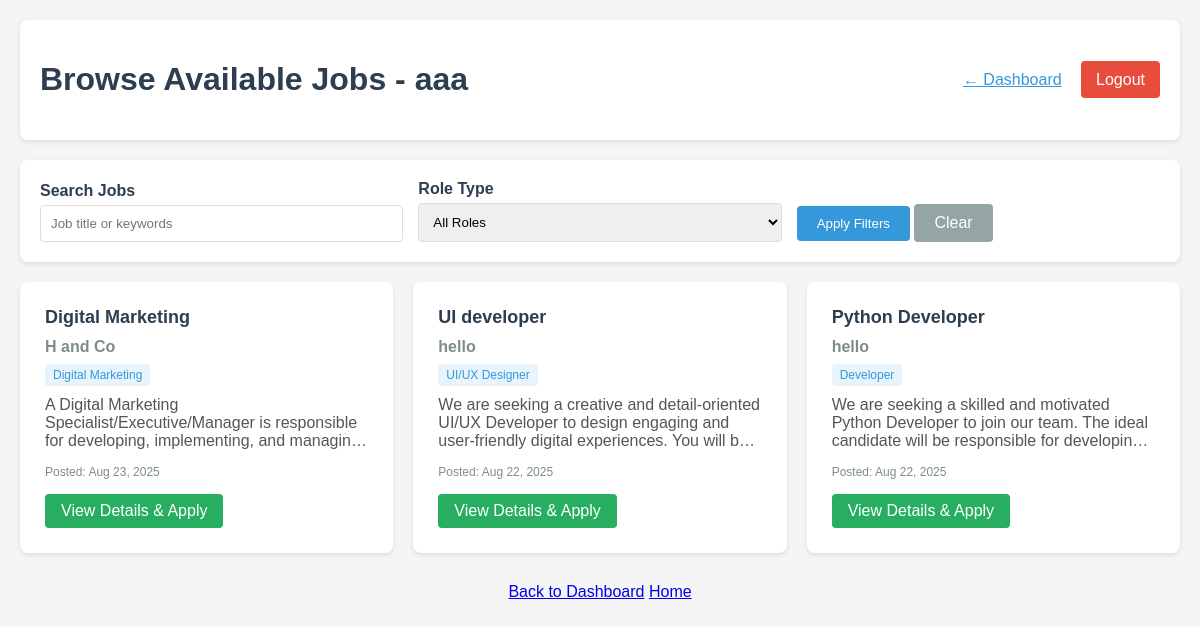
The page /browse-jobs (signed in) on the database as committed earlier.
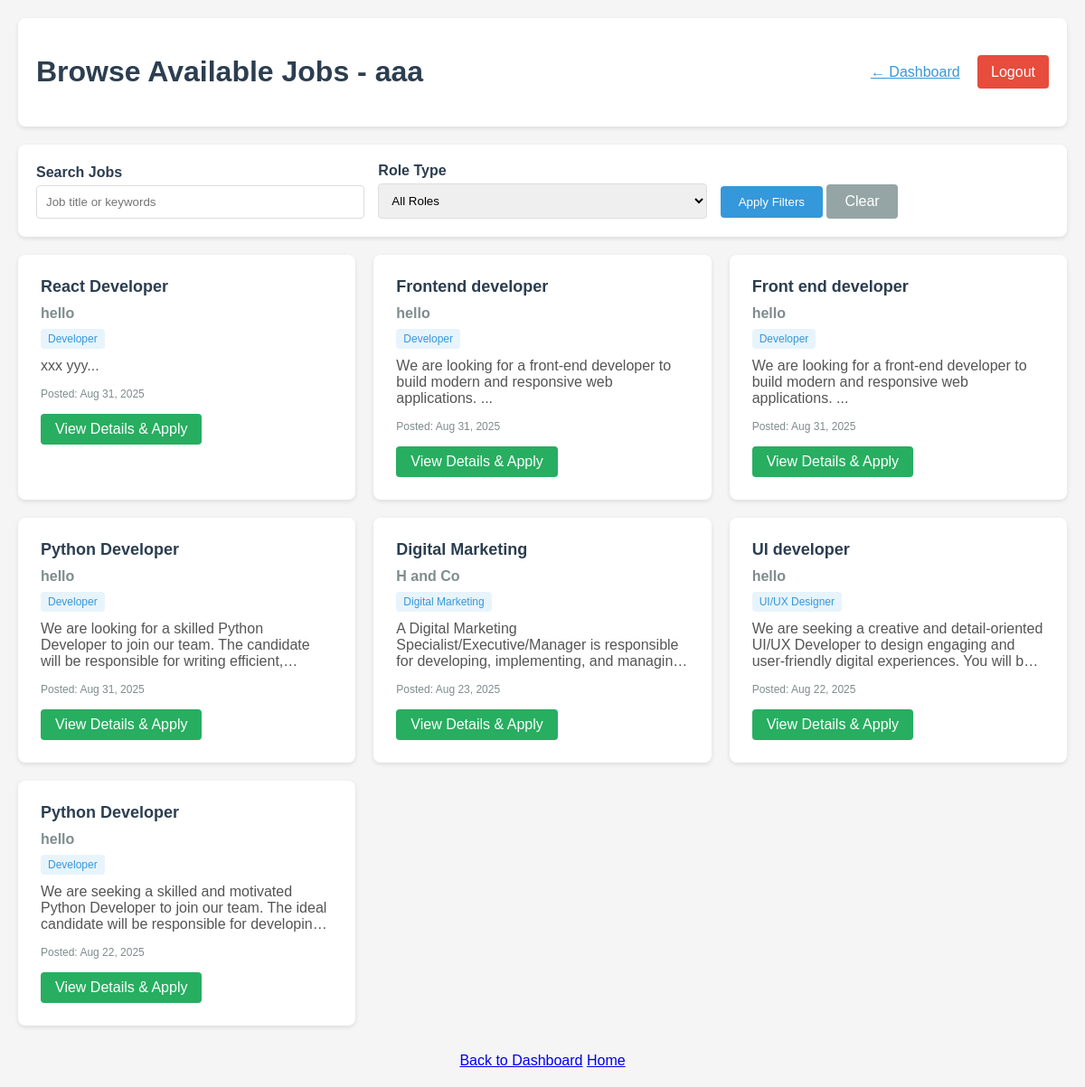
The same page on the database as committed later.
### app.py (models this page shows, shortened)
class Job(db.Model):
    id = db.Column(db.Integer, primary_key=True)
    title = db.Column(db.String(100), nullable=False)
    description = db.Column(db.Text, nullable=False)
    requirements = db.Column(db.Text)
    role_type = db.Column(db.String(50), nullable=False)  # e.g., 'Developer', 'UI/UX', 'Marketing'
    company_id = db.Column(db.Integer, db.ForeignKey('company.id'), nullable=False)
    date_posted = db.Column(db.DateTime, nullable=False, default=datetime.utcnow)
    applications = db.relationship('Application', backref='position', lazy=True)

class Company(UserMixin, db.Model):
    id = db.Column(db.Integer, primary_key=True)
    company_name = db.Column(db.String(100), unique=True, nullable=False)
    email = db.Column(db.String(120), unique=True, nullable=False)
    password_hash = db.Column(db.String(128))
    jobs = db.relationship('Job', backref='employer', lazy=True)

### app.py (the view)
@app.route('/browse-jobs')
@login_required
def browse_jobs():
    if not isinstance(current_user, Candidate):
        flash('Access denied. Please login as a candidate.', 'error')
        return redirect(url_for('login'))
    search = request.args.get('search', '')
    role_type = request.args.get('role_type', '')
    query = Job.query
    if search:
        query = query.filter(Job.title.ilike(f'%{search}%'))
    if role_type:
        query = query.filter(Job.role_type == role_type)
    jobs = query.order_by(Job.date_posted.desc()).all()
    return render_template('browse_jobs.html', user=current_user, jobs=jobs)

### app.py (called while the page is built)
@login_manager.user_loader
def load_user(user_id):
    print(f"Trying to load user with ID: {user_id}")
    if not user_id or '_' not in user_id:
        print("Invalid user ID format")
        return None
    try:
        user_type, id_num = user_id.split('_', 1)
        id_num = int(id_num)
        if user_type == 'candidate':
            user = Candidate.query.get(id_num)
            if user:
                print(f"Loaded candidate: {user.username}")
            return user
        elif user_type == 'company':
            user = Company.query.get(id_num)
            if user:
                print(f"Loaded company: {user.company_name}")
            return user
        else:
            print(f"Unknown user type: {user_type}")
            return None
    except ValueError:
        print(f"Invalid user ID format: {user_id}")
        return None

### templates/browse_jobs.html (shortened to what this page needs)
<!DOCTYPE html>
<html lang="en">
<head>
</head>
<body>
    <div class="header">
        <h1 class="welcome">Browse Available Jobs - {{ user.username }}</h1>
        <div>
            <a href="{{ url_for('candidate_dashboard') }}" style="margin-right: 15px; color: #3498db;">← Dashboard</a>
            <a href="{{ url_for('logout') }}" class="logout-btn">Logout</a>
        </div>
    </div>
    <div class="filters">
        <form method="GET" action="{{ url_for('browse_jobs') }}" class="filter-form">
            <div class="form-group">
                <label for="search">Search Jobs</label>
                <input type="text" id="search" name="search" placeholder="Job title or keywords" value="{{ request.args.get('search', '') }}">
            </div>
            <div class="form-group">
                <label for="role_type">Role Type</label>
                <select id="role_type" name="role_type">
                    <option value="">All Roles</option>
                </select>
            </div>
            <div class="form-group">
                <button type="submit" class="btn btn-primary">Apply Filters</button>
                <a href="{{ url_for('browse_jobs') }}" class="btn btn-secondary">Clear</a>
            </div>
        </form>
    </div>
    {% if jobs %}
        <div class="jobs-grid">
            {% for job in jobs %}
                <div class="job-card">
                    <div class="job-title">{{ job.title }}</div>
                    <div class="job-company">{{ job.employer.company_name }}</div>
                    <div class="job-type">{{ job.role_type }}</div>
                    <div class="job-description">{{ job.description[:150] }}...</div>
                    <div class="job-date">Posted: {{ job.date_posted.strftime('%b %d, %Y') }}</div>
                    <a href="{{ url_for('view_job', job_id=job.id) }}" class="view-btn">View Details & Apply</a>
                </div>
            {% endfor %}
        </div>
    {% else %}
        <div class="empty-state">
            <h3>No jobs found</h3>
            <p>Try adjusting your search filters or check back later for new opportunities.</p>
        </div>
    {% endif %}
    <div class="nav-links" style="text-align: center; margin-top: 30px;">
        <a href="{{ url_for('candidate_dashboard') }}">Back to Dashboard</a>
        <a href="{{ url_for('home') }}">Home</a>
    </div>
</body>
</html>

Rows that differ between the two databases and show on the page:
added Job: title "React Developer", employer.company_name "hello", role_type "Developer", description "xxx yyy", date_posted "Aug 31, 2025"
added Job: title "Frontend developer", employer.company_name "hello", role_type "Developer", description "We are looking for a front-end developer to build modern and responsive web applications.", date_posted "Aug 31, 2025"
added Job: title "Front end developer", employer.company_name "hello", role_type "Developer", description "We are looking for a front-end developer to build modern and responsive web applications.", date_posted "Aug 31, 2025"
added Job: title "Python Developer", employer.company_name "hello", role_type "Developer", description "We are looking for a skilled Python Developer to join our team. The candidate will be responsible for writing…", date_posted "Aug 31, 2025"
